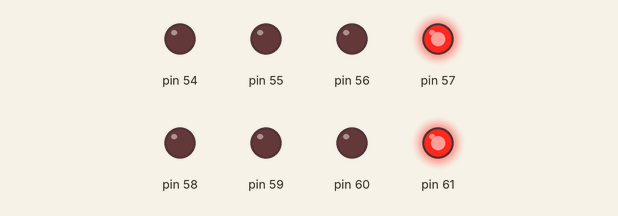
Simulated run of this sketch. Board: Arduino Mega 2560, built with avr-gcc and run on an emulated ATmega2560. Shown: output pins drawn as LEDs (lit = HIGH).

Above: at 0.8 s.
At 4.2 s:
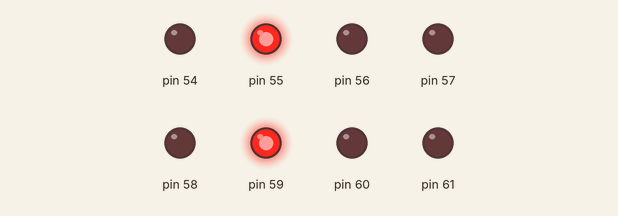
At 5.9 s:
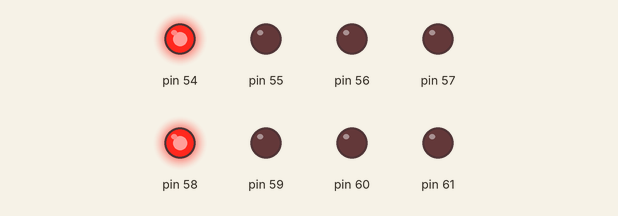
At 7.5 s:
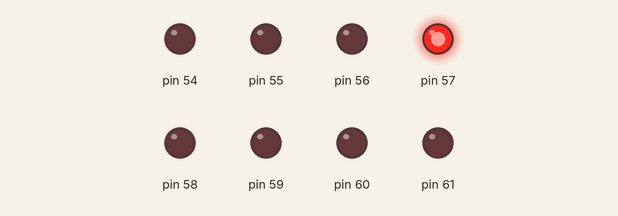
At 10.9 s:
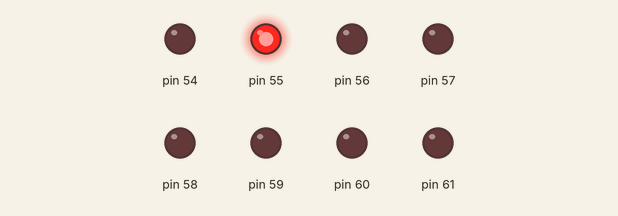
At 16.0 s:
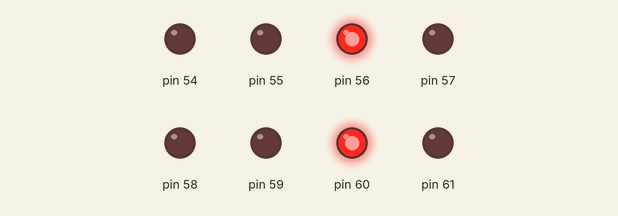
Timing chart, 0 to 17.6 s (numbered marks = the images above):
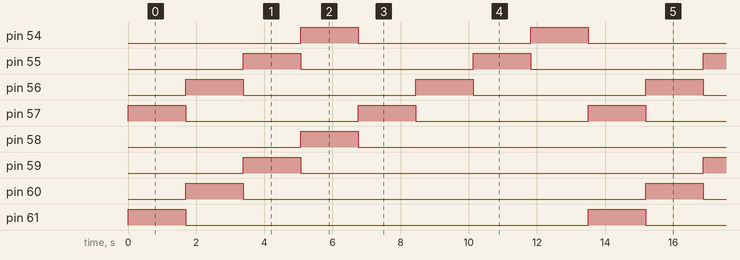

Measured:
- by itself, pin 54–57: alternates HIGH for 1.7 s and LOW for 5.1 s
- by itself, pin 58–61: alternates HIGH for 1.7 s and LOW for 11.8 s
- by itself, everything shown: repeats every 13.5 s, in 8 steps

The sketch:

sketch.ino
```cpp
#include "led_driver.h"

void setup() {
  // put your setup code here, to run once:
init_f();

}

void loop() {

  unsigned char temp;
  temp=0x88;
  while(temp&0x0F){
    output_f(temp);
    wait(1000000);
    temp=temp>>1;
  }

}
```

led_driver.h
```cpp
void init_p();

void wait(unsigned long);

void init_f(){
volatile unsigned char* dir;
dir=(unsigned char*)0x30;
*dir=0xff;
}


void output_f(unsigned char data){
  volatile unsigned char* out;
out=(unsigned char*)0x31;
*out=data;
}

void wait( volatile unsigned long x){
while(x--);
}
```
